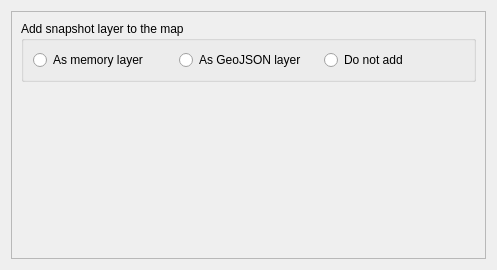
<?xml version="1.0" encoding="UTF-8"?>
<ui version="4.0">
    <class>extent_chooser</class>
    <widget class="QDialog" name="extent_chooser">
        <property name="windowModality">
            <enum>Qt::WindowModal</enum>
        </property>
        <property name="geometry">
            <rect>
                <x>0</x>
                <y>0</y>
                <width>497</width>
                <height>270</height>
            </rect>
        </property>
        <property name="windowTitle">
            <string>Dialog</string>
        </property>
        <layout class="QVBoxLayout" name="verticalLayout_2">
            <item>
                <widget class="QScrollArea" name="scrollArea">
                    <property name="widgetResizable">
                        <bool>true</bool>
                    </property>
                    <widget class="QWidget" name="scrollAreaWidgetContents">
                        <property name="geometry">
                            <rect>
                                <x>0</x>
                                <y>0</y>
                                <width>477</width>
                                <height>250</height>
                            </rect>
                        </property>
                        <layout class="QVBoxLayout" name="verticalLayout">
                            <item>
                                <widget class="QGroupBox" name="groupBox">
                                    <property name="title">
                                        <string>Add snapshot layer to the map</string>
                                    </property>
                                    <layout class="QHBoxLayout" name="horizontalLayout">
                                        <item>
                                            <widget class="QRadioButton" name="rb_layer_memory">
                                                <property name="text">
                                                    <string>As memory layer</string>
                                                </property>
                                            </widget>
                                        </item>
                                        <item>
                                            <widget class="QRadioButton" name="rb_layer_geojson">
                                                <property name="text">
                                                    <string>As GeoJSON layer</string>
                                                </property>
                                            </widget>
                                        </item>
                                        <item>
                                            <widget class="QRadioButton" name="rb_layer_none">
                                                <property name="text">
                                                    <string>Do not add</string>
                                                </property>
                                            </widget>
                                        </item>
                                    </layout>
                                </widget>
                            </item>
                            <item>
                                <spacer name="verticalSpacer">
                                    <property name="orientation">
                                        <enum>Qt::Vertical</enum>
                                    </property>
                                    <property name="sizeHint" stdset="0">
                                        <size>
                                            <width>20</width>
                                            <height>40</height>
                                        </size>
                                    </property>
                                </spacer>
                            </item>
                        </layout>
                    </widget>
                </widget>
            </item>
        </layout>
    </widget>
    <resources/>
    <connections/>
</ui>
